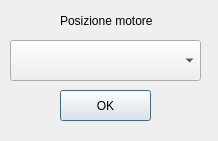
<?xml version="1.0" encoding="UTF-8"?>
<ui version="4.0">
 <class>Dialog</class>
 <widget class="QDialog" name="Dialog">
  <property name="geometry">
   <rect>
    <x>0</x>
    <y>0</y>
    <width>218</width>
    <height>141</height>
   </rect>
  </property>
  <property name="windowTitle">
   <string>Dialog</string>
  </property>
  <widget class="QComboBox" name="cb_posizione_motore">
   <property name="geometry">
    <rect>
     <x>10</x>
     <y>40</y>
     <width>191</width>
     <height>41</height>
    </rect>
   </property>
  </widget>
  <widget class="QLabel" name="lb_posizione_motore">
   <property name="geometry">
    <rect>
     <x>60</x>
     <y>10</y>
     <width>101</width>
     <height>21</height>
    </rect>
   </property>
   <property name="text">
    <string>Posizione motore</string>
   </property>
  </widget>
  <widget class="QPushButton" name="btn_ok">
   <property name="geometry">
    <rect>
     <x>60</x>
     <y>90</y>
     <width>91</width>
     <height>31</height>
    </rect>
   </property>
   <property name="text">
    <string>OK</string>
   </property>
  </widget>
 </widget>
 <resources/>
 <connections/>
</ui>
